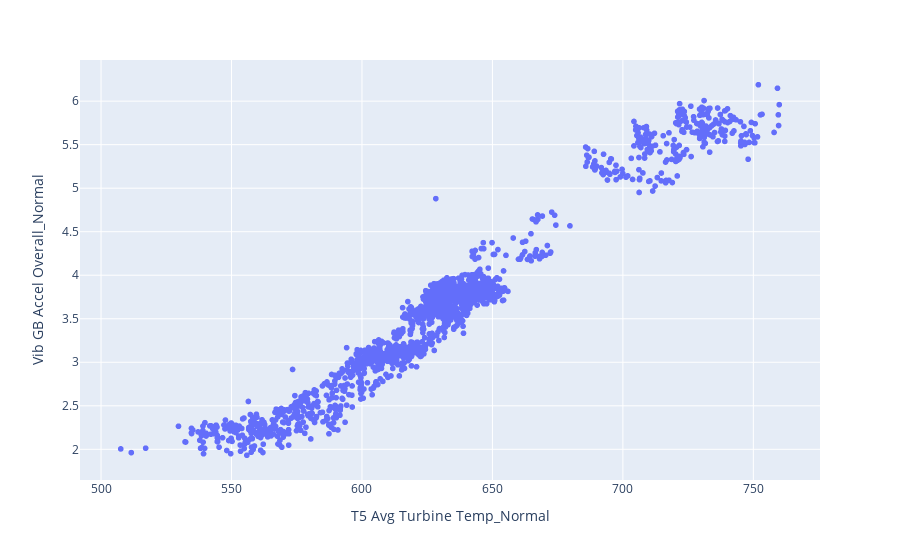

The notebook cell this image was saved under:
### Code cell
px.scatter(df, x='T5 Avg Turbine Temp_Normal', y='Vib GB Accel Overall_Normal')

### Figure 1 — Plotly figure (JSON) as saved in the notebook; plotly's stock layout.template omitted (floating-point values rounded to 4 significant figures; data arrays with more than 128 entries replaced by an {"elided": "..."} marker saying what was removed)
{"data": [{"hovertemplate": "T5 Avg Turbine Temp_Normal=%{x}<br>Vib GB Accel Overall_Normal=%{y}<extra></extra>", "legendgroup": "", "marker": {"color": "#636efa", "symbol": "circle"}, "mode": "markers", "name": "", "showlegend": false, "type": "scattergl", "x": {"elided": "4895 float values"}, "xaxis": "x", "y": {"elided": "4895 float values"}, "yaxis": "y"}], "layout": {"autosize": true, "legend": {"tracegroupgap": 0}, "margin": {"t": 60}, "xaxis": {"anchor": "y", "autorange": true, "domain": [0, 1], "range": [492.3, 775.2], "title": {"text": "T5 Avg Turbine Temp_Normal"}, "type": "linear"}, "yaxis": {"anchor": "x", "autorange": true, "domain": [0, 1], "range": [1.661, 6.459], "title": {"text": "Vib GB Accel Overall_Normal"}, "type": "linear"}}}
